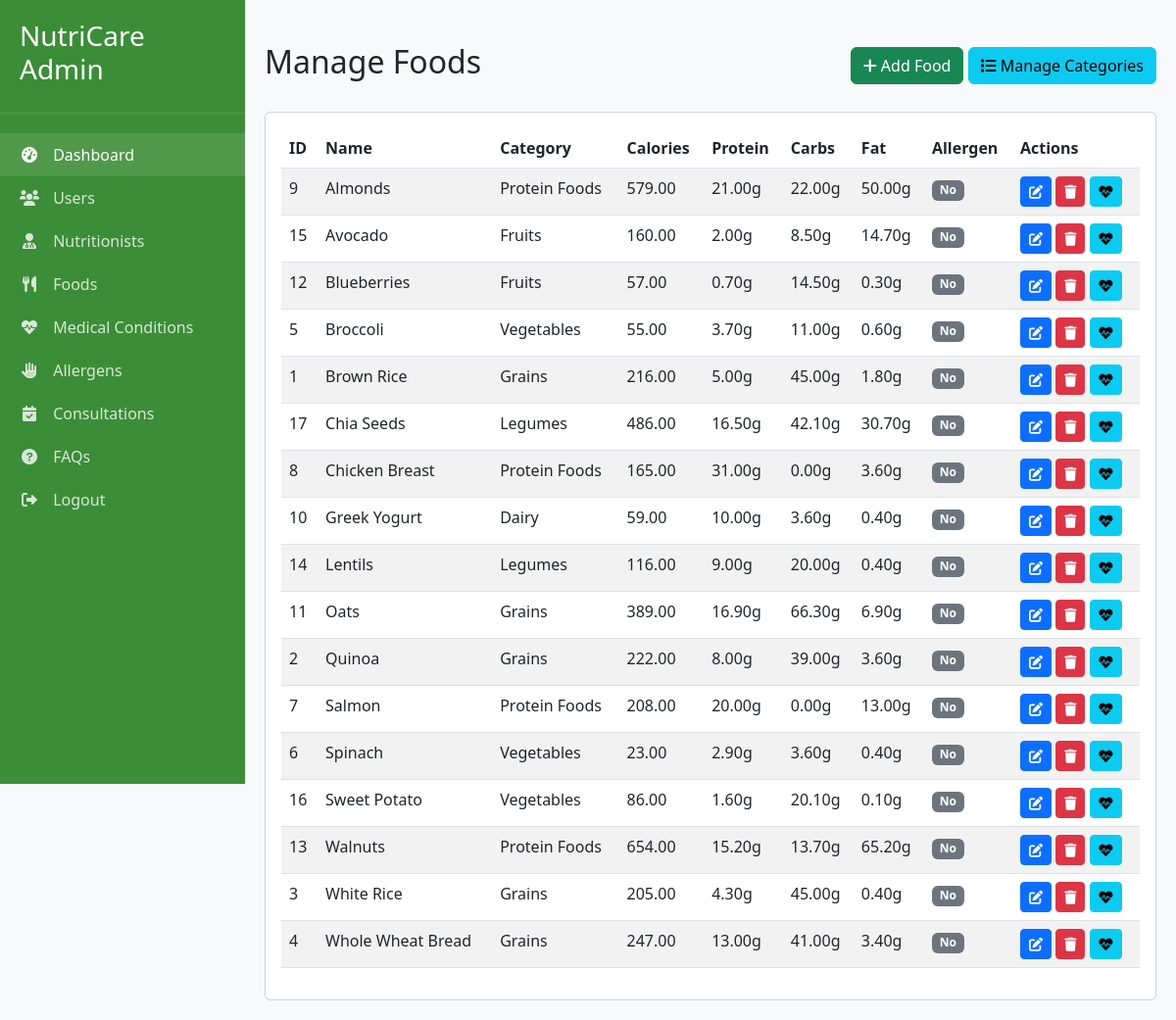
/admin_foods.php (signed in), run on the app's committed database.
### tables this page shows
CREATE TABLE foods (
    food_id INT AUTO_INCREMENT PRIMARY KEY,
    name VARCHAR(100) NOT NULL,
    description TEXT,
    category_id INT,
    calories DECIMAL(6,2),
    protein DECIMAL(6,2),
    carbs DECIMAL(6,2),
    fat DECIMAL(6,2),
    fiber DECIMAL(6,2),
    sodium DECIMAL(6,2),
    sugar DECIMAL(6,2),
    glycemic_index INT,
    image_url VARCHAR(255),
    is_common_allergen BOOLEAN DEFAULT FALSE,
    created_at TIMESTAMP DEFAULT CURRENT_TIMESTAMP,
    updated_at TIMESTAMP DEFAULT CURRENT_TIMESTAMP ON UPDATE CURRENT_TIMESTAMP,
    FOREIGN KEY (category_id) REFERENCES food_categories(category_id)
);

CREATE TABLE food_categories (
    category_id INT AUTO_INCREMENT PRIMARY KEY,
    name VARCHAR(100) NOT NULL,
    description TEXT,
    image_url VARCHAR(255),
    created_at TIMESTAMP DEFAULT CURRENT_TIMESTAMP
);

### admin_foods.php (the view, shortened to what this page needs)
<?php
require_once 'config.php';
$foods = $conn->query("
    SELECT f.*, fc.name as category_name
    FROM foods f
    LEFT JOIN food_categories fc ON f.category_id = fc.category_id
    ORDER BY f.name
")->fetchAll();
?>
<!DOCTYPE html>
<html lang="en">
<head>
    <link href="https://cdn.jsdelivr.net/npm/bootstrap@5.3.0/dist/css/bootstrap.min.css" rel="stylesheet">
    <link rel="stylesheet" href="https://cdnjs.cloudflare.com/ajax/libs/font-awesome/6.0.0/css/all.min.css">
</head>
<body>
    <div class="sidebar">
        <div class="sidebar-header">
            <h3>NutriCare Admin</h3>
        </div>
        <div class="sidebar-menu">
            <a href="admin_dashboard.php" class="active"><i class="fas fa-tachometer-alt"></i> Dashboard</a>
            <a href="admin_users.php"><i class="fas fa-users"></i> Users</a>
            <a href="admin_nutritionists.php"><i class="fas fa-user-md"></i> Nutritionists</a>
            <a href="admin_foods.php"><i class="fas fa-utensils"></i> Foods</a>
            <a href="admin_conditions.php"><i class="fas fa-heartbeat"></i> Medical Conditions</a>
            <a href="admin_allergens.php"><i class="fas fa-allergies"></i> Allergens</a>
            <a href="admin_consultations.php"><i class="fas fa-calendar-check"></i> Consultations</a>
            <a href="admin_faqs.php"><i class="fas fa-question-circle"></i> FAQs</a>
            <a href="admin_logout.php"><i class="fas fa-sign-out-alt"></i> Logout</a>
        </div>
    </div>
    <nav class="navbar-admin">
        <div class="d-flex justify-content-between w-100">
            <div>
                <span class="text-muted">Welcome, Admin</span>
            </div>
        </div>
    </nav>
    <div class="main-content">
        <div class="d-flex justify-content-between align-items-center mb-4">
            <h2>Manage Foods</h2>
            <div>
                <a href="admin_food_add.php" class="btn btn-success">
                    <i class="fas fa-plus"></i> Add Food
                </a>
                <a href="admin_food_categories.php" class="btn btn-info">
                    <i class="fas fa-list"></i> Manage Categories
                </a>
            </div>
        </div>
        <div class="card">
            <div class="card-body">
                <div class="table-responsive">
                    <table class="table table-striped table-hover">
                        <thead>
                            <tr>
                                <th>ID</th>
                                <th>Name</th>
                                <th>Category</th>
                                <th>Calories</th>
                                <th>Protein</th>
                                <th>Carbs</th>
                                <th>Fat</th>
                                <th>Allergen</th>
                                <th>Actions</th>
                            </tr>
                        </thead>
                        <tbody>
                            <?php foreach ($foods as $food): ?>
                                <tr>
                                    <td><?php echo $food['food_id']; ?></td>
                                    <td><?php echo htmlspecialchars($food['name']); ?></td>
                                    <td><?php echo $food['category_name'] ?: '-'; ?></td>
                                    <td><?php echo $food['calories']; ?></td>
                                    <td><?php echo $food['protein']; ?>g</td>
                                    <td><?php echo $food['carbs']; ?>g</td>
                                    <td><?php echo $food['fat']; ?>g</td>
                                    <td>
                                        <?php if ($food['is_common_allergen']): ?>
                                            <span class="badge bg-danger">Yes</span>
                                        <?php else: ?>
                                            <span class="badge bg-secondary">No</span>
                                        <?php endif; ?>
                                    </td>
                                    <td>
                                        <a href="admin_food_edit.php?id=<?php echo $food['food_id']; ?>" class="btn btn-sm btn-primary">
                                            <i class="fas fa-edit"></i>
                                        </a>
                                        <a href="admin_foods.php?delete=<?php echo $food['food_id']; ?>" class="btn btn-sm btn-danger" onclick="return confirm('Are you sure you want to delete this food item?')">
                                            <i class="fas fa-trash"></i>
                                        </a>
                                        <a href="admin_food_recommendations.php?id=<?php echo $food['food_id']; ?>" class="btn btn-sm btn-info">
                                            <i class="fas fa-heartbeat"></i>
                                        </a>
                                    </td>
                                </tr>
                            <?php endforeach; ?>
                        </tbody>
                    </table>
                </div>
            </div>
        </div>
    </div>
</body>
</html>

### admin_foods.php (style rules this page uses)
:root { --green-light: #E3F4E1; --green: #5FB65A; --green-dark: #3C8D37; --sidebar-width: 250px; }
body { background-color: #f8f9fa; }
.sidebar { width: var(--sidebar-width); height: 100vh; position: fixed; left: 0; top: 0; background-color: var(--green-dark); color: white; padding: 20px 0; transition: all 0.3s; }
.sidebar-header { padding: 0 20px 20px; border-bottom: 1px solid rgba(255,255,255,0.1); }
.sidebar-menu { padding: 20px 0; }
.sidebar-menu a { display: block; padding: 10px 20px; color: rgba(255,255,255,0.8); text-decoration: none; transition: all 0.3s; }
.sidebar-menu a:hover, .sidebar-menu a.active { color: white; background-color: rgba(255,255,255,0.1); }
.sidebar-menu a i { margin-right: 10px; width: 20px; text-align: center; }
.main-content { margin-left: var(--sidebar-width); padding: 20px; transition: all 0.3s; }

### data on the page
foods: food_id "9", name "Almonds", category.name "Protein Foods", calories "579.00", protein "21.00", carbs "22.00", fat "50.00", is_common_allergen "No"
foods: food_id "15", name "Avocado", category.name "Fruits", calories "160.00", protein "2.00", carbs "8.50", fat "14.70", is_common_allergen "No"
foods: food_id "12", name "Blueberries", category.name "Fruits", calories "57.00", protein "0.70", carbs "14.50", fat "0.30", is_common_allergen "No"
foods: food_id "5", name "Broccoli", category.name "Vegetables", calories "55.00", protein "3.70", carbs "11.00", fat "0.60", is_common_allergen "No"
foods: food_id "1", name "Brown Rice", category.name "Grains", calories "216.00", protein "5.00", carbs "45.00", fat "1.80", is_common_allergen "No"
foods: food_id "17", name "Chia Seeds", category.name "Legumes", calories "486.00", protein "16.50", carbs "42.10", fat "30.70", is_common_allergen "No"
foods: food_id "8", name "Chicken Breast", category.name "Protein Foods", calories "165.00", protein "31.00", carbs "0.00", fat "3.60", is_common_allergen "No"
foods: food_id "10", name "Greek Yogurt", category.name "Dairy", calories "59.00", protein "10.00", carbs "3.60", fat "0.40", is_common_allergen "No"
foods: food_id "14", name "Lentils", category.name "Legumes", calories "116.00", protein "9.00", carbs "20.00", fat "0.40", is_common_allergen "No"
foods: food_id "11", name "Oats", category.name "Grains", calories "389.00", protein "16.90", carbs "66.30", fat "6.90", is_common_allergen "No"
foods: food_id "2", name "Quinoa", category.name "Grains", calories "222.00", protein "8.00", carbs "39.00", fat "3.60", is_common_allergen "No"
foods: food_id "7", name "Salmon", category.name "Protein Foods", calories "208.00", protein "20.00", carbs "0.00", fat "13.00", is_common_allergen "No"
foods: food_id "6", name "Spinach", category.name "Vegetables", calories "23.00", protein "2.90", carbs "3.60", fat "0.40", is_common_allergen "No"
foods: food_id "16", name "Sweet Potato", category.name "Vegetables", calories "86.00", protein "1.60", carbs "20.10", fat "0.10", is_common_allergen "No"
foods: food_id "13", name "Walnuts", category.name "Protein Foods", calories "654.00", protein "15.20", carbs "13.70", fat "65.20", is_common_allergen "No"
foods: food_id "3", name "White Rice", category.name "Grains", calories "205.00", protein "4.30", carbs "45.00", fat "0.40", is_common_allergen "No"
foods: food_id "4", name "Whole Wheat Bread", category.name "Grains", calories "247.00", protein "13.00", carbs "41.00", fat "3.40", is_common_allergen "No"
